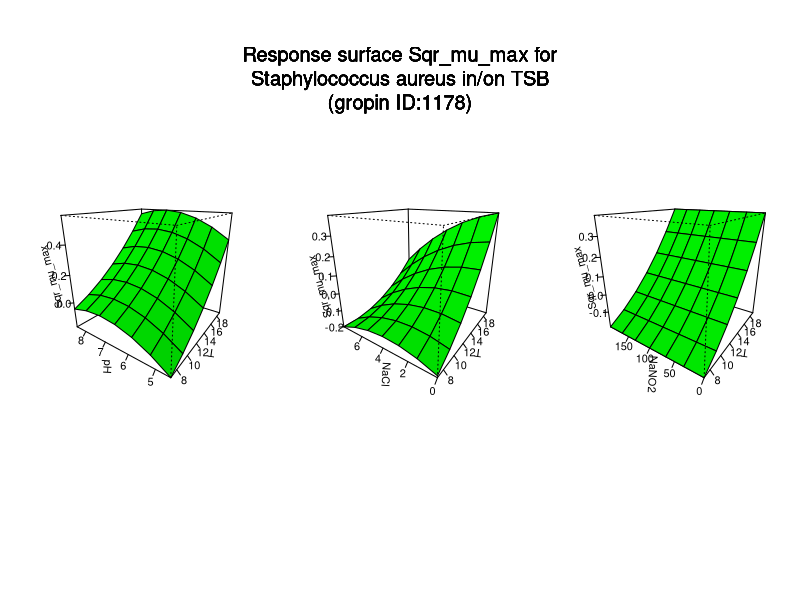

Write the R code that produced this figure.
#############################
# start of Parameter script
#############################
T <- seq(7.007,18.981018981019,length.out=7)
pH <- seq(4.5045,8.49150849150849,length.out=7)
NaCl <- seq(0,7.99200799200799,length.out=7)
NaNO2 <- seq(0,199.8001998002,length.out=7)
#############################
# end of Parameter script
#############################
############################# 
# start of Model script Gropin ID 1178 
#############################
 
# constant coefficients for this model
 
variables <- data.frame(T,pH,NaCl,NaNO2)
argumentsPar <- unique.data.frame(expand.grid(variables))
 
# heart of the model
response_surface <- function(T,pH,NaCl,NaNO2) {
   mumax <-(-1.378-0.00127*T+0.355*pH+0.05473*NaCl+0.00193*T*T-0.02455*pH*pH-0.00386*NaCl*NaCl-0.00358*T*NaCl)

	return(mumax=mumax)
} 

# output parameters
responseSurface <- cbind(argumentsPar,response_surface(argumentsPar['T'],argumentsPar['pH'],argumentsPar['NaCl'],argumentsPar['NaNO2']))
colnames(responseSurface) <- c(colnames(argumentsPar),'Sqrmumax')
#############################
# End of Model script
#############################
############################# 
# start of Visualisation script Gropin ID 1178 
#############################
titleText <-'Response surface Sqr_mu_max for
Staphylococcus aureus in/on TSB
(gropin ID:1178)'
argPar1 <- unique.data.frame(expand.grid(T,pH))
argPar2 <- unique.data.frame(expand.grid(T,NaCl))
argPar3 <- unique.data.frame(expand.grid(T,NaNO2))
z1 <- matrix(unlist(response_surface(T = argPar1[1],pH = argPar1[2],NaCl = NaCl[1],NaNO2 = NaNO2[1])),nrow=7)
z2 <- matrix(unlist(response_surface(T = argPar2[1],NaCl = argPar2[2],pH = pH[1],NaNO2 = NaNO2[1])),nrow=7)
z3 <- matrix(unlist(response_surface(T = argPar3[1],NaNO2 = argPar3[2],pH = pH[1],NaCl = NaCl[1])),nrow=7)
# adding precaution if response surface is zero
myZLim1 <- range(z1)
if(myZLim1[1] == myZLim1[2]) myZLim1[2] <- myZLim1[2]+1
myZLim2 <- range(z2)
if(myZLim2[1] == myZLim2[2]) myZLim2[2] <- myZLim2[2]+1
myZLim3 <- range(z3)
if(myZLim3[1] == myZLim3[2]) myZLim3[2] <- myZLim3[2]+1
if(length(T)>1 & length(pH)>1 & length(NaCl)>1 & length(NaNO2)>1) {
	par(mfrow = c(1,3))
	persp(T,pH,z1,col = 'green',xlab='T',ylab='pH',zlab='Sqr_mu_max',zlim=myZLim1,theta=305,phi=20,shade=0.25,ticktype = 'detailed')
	persp(T,NaCl,z2,col = 'green',xlab='T',ylab='NaCl',zlab='Sqr_mu_max',zlim=myZLim2,theta=305,phi=20,shade=0.25,ticktype = 'detailed')
	persp(T,NaNO2,z3,col = 'green',xlab='T',ylab='NaNO2',zlab='Sqr_mu_max',zlim=myZLim3,theta=305,phi=20,shade=0.25,ticktype = 'detailed')
	mtext(titleText,outer=T,  cex=1.2, line=-8.5, side=3)
} else {
		myPars <- unique.data.frame(expand.grid(T,pH,NaCl,NaNO2))
		myZ <-matrix(unlist(response_surface(myPars[,1],myPars[,2],myPars[,3],myPars[,4])),nrow=7)
		myZLim <- range(myZ)
if(myZLim[1] == myZLim[2]) myZLim[2] <- myZLim[2]+1
	if(length(NaCl)==1 & length(NaNO2)==1) {
		persp(T,pH,myZ,col = 'green',xlab='T',ylab='pH',zlab='Sqr_mu_max',main=titleText,sub=paste('other variable: NaCl =',round(NaCl,digits = 2), 'NaNO2 =',round(NaNO2,digits = 2)),zlim=myZLim,theta=305,phi=20,shade=0.25,ticktype = 'detailed')
	}
	if(length(pH)==1 & length(NaNO2)==1) {
		persp(T,NaCl,myZ,col = 'green',xlab='T',ylab='NaCl',zlab='Sqr_mu_max',main=titleText,sub=paste('other variable: pH =',round(pH,digits = 2), 'NaNO2 =',round(NaNO2,digits = 2)),zlim=myZLim,theta=305,phi=20,shade=0.25,ticktype = 'detailed')
	}
	if(length(pH)==1 & length(NaCl)==1) {
		persp(T,NaNO2,myZ,col = 'green',xlab='T',ylab='NaNO2',zlab='Sqr_mu_max',main=titleText,sub=paste('other variable: pH =',round(pH,digits = 2), 'NaCl =',round(NaCl,digits = 2)),zlim=myZLim,theta=305,phi=20,shade=0.25,ticktype = 'detailed')
	}
	if(length(T)==1 & length(NaNO2)==1) {
		persp(pH,NaCl,myZ,col = 'green',xlab='pH',ylab='NaCl',zlab='Sqr_mu_max',main=titleText,sub=paste('other variable: T =',round(T,digits = 2), 'NaNO2 =',round(NaNO2,digits = 2)),zlim=myZLim,theta=305,phi=20,shade=0.25,ticktype = 'detailed')
	}
	if(length(T)==1 & length(NaCl)==1) {
		persp(pH,NaNO2,myZ,col = 'green',xlab='pH',ylab='NaNO2',zlab='Sqr_mu_max',main=titleText,sub=paste('other variable: T =',round(T,digits = 2), 'NaCl =',round(NaCl,digits = 2)),zlim=myZLim,theta=305,phi=20,shade=0.25,ticktype = 'detailed')
	}
	if(length(T)==1 & length(pH)==1) {
		persp(NaCl,NaNO2,myZ,col = 'green',xlab='NaCl',ylab='NaNO2',zlab='Sqr_mu_max',main=titleText,sub=paste('other variable: T =',round(T,digits = 2), 'pH =',round(pH,digits = 2)),zlim=myZLim,theta=305,phi=20,shade=0.25,ticktype = 'detailed')
	}
}
#############################
# End of Visualisation script
#############################
